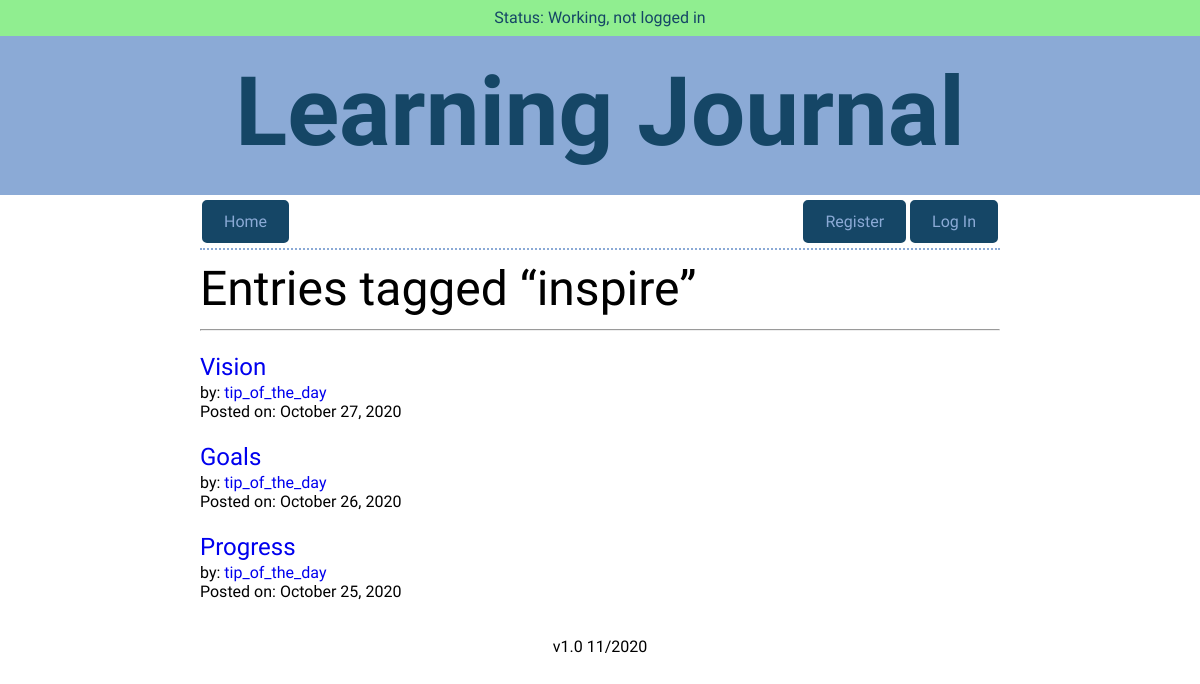
Page /tags/inspire on the earlier database version.
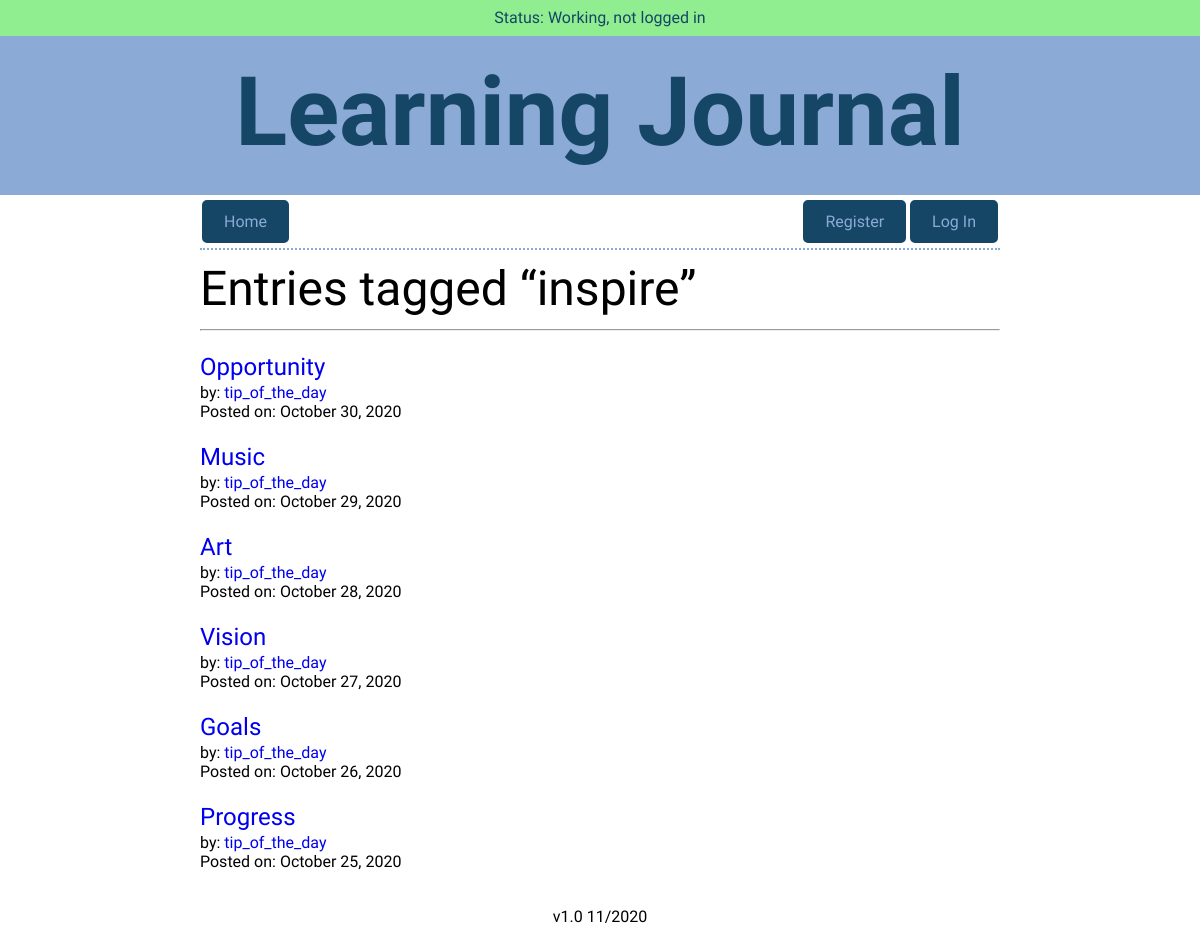
Same page on the later database version.
### models.py (models this page shows, shortened)
class Tag(Model):
    name = CharField(max_length=256)
    class Meta:
        database = DATABASE
    def entries(self):
        return (Entry
                .select()
                .join(EntryTag)
                .join(Tag)
                .where(Tag.name ** self.name)
                .order_by(Entry.date.desc())
                )

class Entry(Model):
    id = AutoField()
    user = ForeignKeyField(User, backref="entries")
    title = CharField(max_length=256)
    date = DateField(default=datetime.date.today)
    time_spent = TimeField()
    learned = TextField()
    resources = TextField()
    tags = CharField(max_length=256)
    private = BooleanField(default=False)
    hidden = BooleanField(default=False)
    class Meta:
        database = DATABASE

class User(UserMixin, Model):
    id = AutoField()
    username = CharField(unique=True)
    password = CharField(max_length=100)
    god = BooleanField(default=False)
    class Meta:
        database = DATABASE

### app.py (the view)
@app.route("/tags/<tag>")
def show_tag(tag):
    global last_route, cur_user, cur_entry, cur_tag
    last_route = "show_tag"
    cur_user = None
    cur_entry = None
    cur_tag = tag
    try:
        search_tag = models.Tag.select().where(models.Tag.name ** tag).get()
    except models.DoesNotExist:
        flash(f"Tag {tag} not found.", "error")
        return redirect(get_last_route())
    all_entries = search_tag.entries()
    if not current_user.is_authenticated:
        entries = []
        for entry in all_entries:
            if not entry.hidden:
                entries.append(entry)
    elif not current_user.god:
        entries = []
        for entry in all_entries:
            if not (entry.hidden and entry.user.id != current_user.id):
                entries.append(entry)
    else:
        entries = all_entries
    if len(entries) == 0:
        flash(f"Tag {tag} not found.", "error")
        return redirect(request.referrer)
    return render_template("tag_listing.html", entries=entries, user="",
                           god=False, home=False, by="All", tag=tag)

### app.py (called while the page is built)
@app.before_request
def before_request():
    g.db = models.DATABASE
    g.db.connect()
    g.user = current_user

@app.after_request
def after_request(response):
    g.db.close()
    return response

### templates/tag_listing.html
{% extends "layout.html" %}
{% from "macros.html" import render_listing, nav_bar with context %}
{% block nav %}
    {{ nav_bar(False) }}
{% endblock %}
{% block content %}
    <h2>Entries tagged “{{ tag }}”</h2>
    <hr>
    {% for entry in entries %}
        {{ render_listing(entry, user, god, by) }}
    {% endfor %}
{% endblock %}

### templates/layout.html (shortened to what this page needs)
<!DOCTYPE html>
<html lang="en">
    <head>
        <link href="https://fonts.googleapis.com/css2?family=Asap:ital@0;1&display=swap" rel="stylesheet">        <link rel="stylesheet" href="/static/css/normalize.css">
        <link rel="stylesheet" href="/static/css/site.css">
    </head>
    <body>
        <header>
        <div class="container">
            <div class="messages">
                {% with messages = get_flashed_messages(with_categories=True) %}
                    {% if messages %}
                        {% for category, message in messages %}
                            <div class="notification {{ category }}">{{ message }}</div>
                        {% endfor %}
                    {% else %}
                            <div class="notification success">Status:  Working,
                                {% if current_user.is_authenticated %}
                                    logged in as {{ current_user.username }}
                                {% else %}
                                    not logged in
                                {% endif %}
                            </div>
                    {% endif %}
                {% endwith %}
            </div>
        </div>
            <h1>Learning Journal</h1>
        </header>
        <section>
            {% block nav %}
            {% endblock %}
        </section>
        <section>
            {% block content %}
            {% endblock %}
        </section>
        <footer>
            v1.0 11/2020
        </footer>
    </body>
</html>

### templates/macros.html
{% macro nav_bar(home) %}
    <div class="nav-bar">
        {% if home == False %}
            <a class="button" href="{{ url_for('index') }}">Home</a>
        {% else %}
            <div class="button button-inactive">Home</div>
        {% endif %}
        {% if current_user.is_authenticated %}
            <a class="button button-right" href="{{ url_for('logout') }}">Log Out</a>
            <a class="button button-right" href="{{ url_for('create_entry') }}">New Entry</a>
        {% else %}
            <a class="button button-right" href="{{ url_for('login') }}">Log In</a>
            <a class="button button-right" href="{{ url_for('register') }}">Register</a>
        {% endif %}
    </div>
{% endmacro %}
{% macro render_listing(listing, user, god, by) %}
    <article class="listing">
        <h3>
            {% if (listing.private == False) or (listing.user.username == user) or (god == True) %}
                <a class="entry-link" href="/entries/{{ listing.id }}">
            {% endif %}
                {{ listing.title }}
            {% if (listing.private == False) or (listing.user.username == user) or (god == True) %}
                </a>
            {% else %}
                &nbsp;<span class="small">[private]</span>
            {% endif %}
        </h3>
        <p>
        {% if by == "All" %}
            by: <a href="{{ url_for('user_entries', user=listing.user.username) }}">
            {% if listing.user.username == user %}
                You
            {% else %}
                {{ listing.user.username }}
            {% endif %}</a><br>
        {% endif %}
        Posted on: <time datetime="{{ listing.date }}">{{ listing.date.strftime("%B %d").lstrip("0").replace(" 0", " ") }}, {{ listing.date.strftime("%Y") }}</time></p>
    </article>
{% endmacro %}

### static/css/site.css (style rules this page uses)
body { font-size: 16px; font-family: 'Asap', sans-serif; font-weight: 400 color: #404a49; }
section { max-width: 800px; margin: auto; }
header { margin: 0 auto; padding-bottom: 6px; text-align: center; color: #154666; background: #8baad6; }
a:link { text-decoration: none; }
.button { background-color: #154666; color: #8baad6; margin: 5px 2px; border: 2px solid #154666; border-radius: 5px; padding: 10px 20px; text-align: center; text-decoration: none; display: inline-block; }
.button-right { float: right }
h1 { font-size: 96px; font-family: "Sarina", cursive; line-height: 25%; }
h2 { font-size: 48px; font-family: 'Hammersmith One', sans-serif; font-weight: 400; line-height: 0; }
h3 { font-size: 24px; font-family: 'Hammersmith One', sans-serif; font-weight: 400; line-height: 0; padding-top: 12px; margin-bottom: 3px; }
.messages { height: 36px; background: #90ee90; }
.notification { padding: 8px; }
.success { background: #90ee90; }
.nav-bar, .main { border-bottom: 2px dotted #8baad6; }
footer { padding: 20px; text-align: center; }

Differences in the rows shown:
added Entry: title "Opportunity", {{ listing.user.username }} "tip_of_the_day", date "October 30", date "2020"
added Entry: title "Music", {{ listing.user.username }} "tip_of_the_day", date "October 29", date "2020"
added Entry: title "Art", {{ listing.user.username }} "tip_of_the_day", date "October 28", date "2020"
